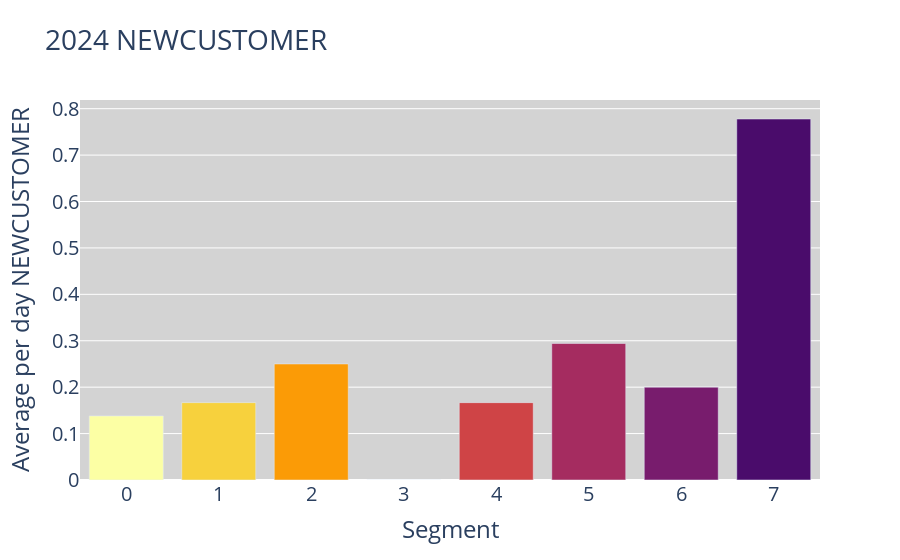
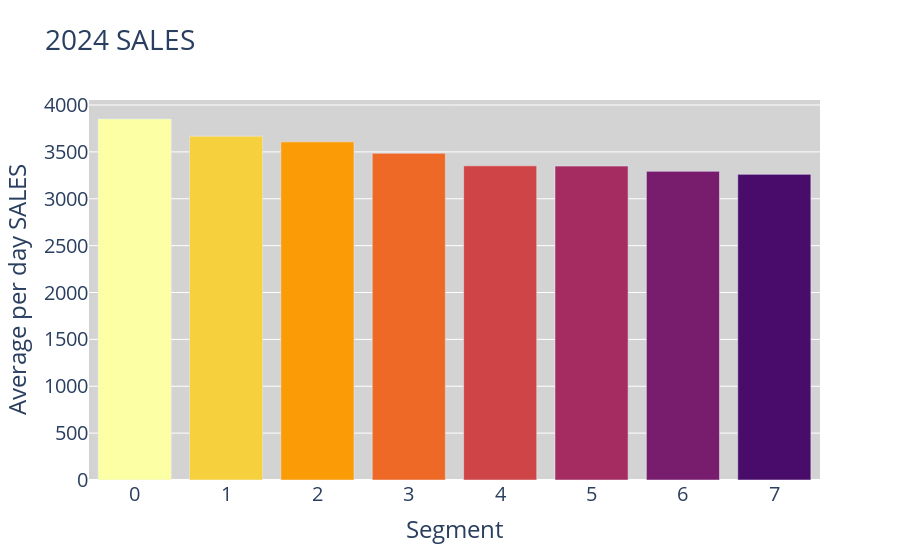
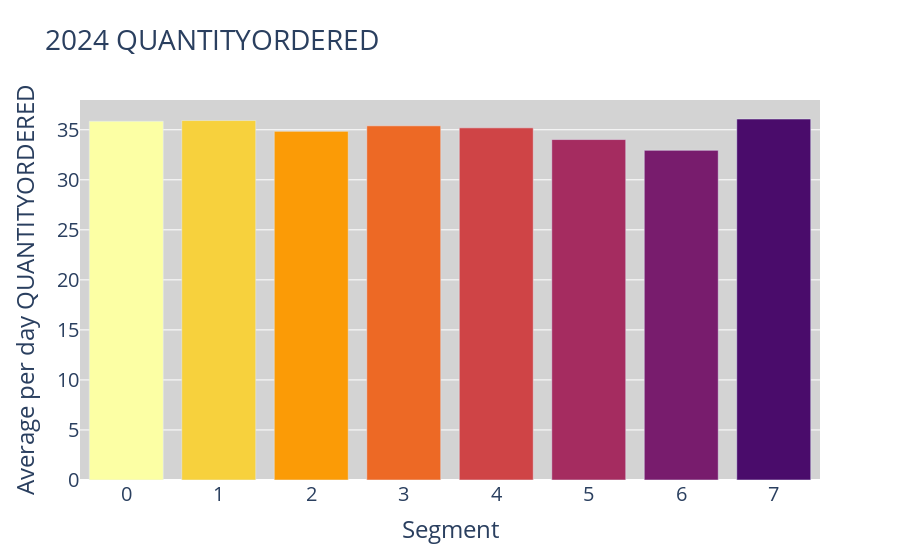
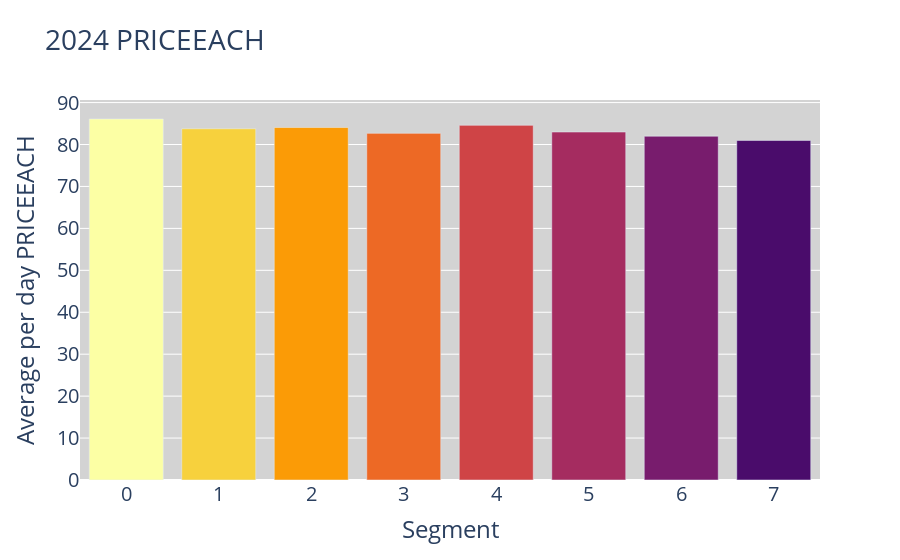

Write notebook code for charts like these, in order.
### Code cell
import plotly.express as px

# Exclude 'kmeans_labels' from the list of metrics
metrics = temp_df.columns[1:]

# Create separate bar plots for each metric with gradients of blues
for metric in metrics:
    fig = px.bar(temp_df, x='kmeans_labels', y=metric,
                 labels={'kmeans_labels': 'Segment', metric: f'Average per day {metric}'},
                 title=f'2024 {metric}')

    # Define a custom color scale ranging from dark to light blue
    num_segments = len(temp_df['kmeans_labels'].unique())
    colors = px.colors.sequential.Inferno[::-1]  # Reverse the default Blues color scale
   
    # Assign colors to segments based on their order
    segment_colors = {label: colors[i % len(colors)] for i, label in enumerate(temp_df['kmeans_labels'].unique())}
   
    fig.update_traces(marker=dict(
       color=[segment_colors[label] for label in temp_df['kmeans_labels']]
    ))
    # Update the y-axis title for the 'PlayerCount' column
    if metric == 'PlayerCount':
        fig.update_yaxes(title=f'Full-period {metric}', tickfont=dict(size=20))
    elif metric == 'CRM_sum':
        fig.update_yaxes(title=f'Full-period {metric}', tickfont=dict(size=20))
    elif metric == 'NetWin_sum':
        fig.update_yaxes(title=f'Full-period {metric}', tickfont=dict(size=20))
    elif metric == 'Frequency%WA':
        fig.update_yaxes(title=f'Weighted Average per day', tickfont=dict(size=20), tickformat='.0%')
    else:
        fig.update_yaxes(title=f'Average per day {metric}', tickfont=dict(size=20))
    # Set the background color of the entire plot
    fig.update_layout(plot_bgcolor='lightgray', font=dict(size=20))
     # Remove decimals from x-axis labels
    fig.update_xaxes(type='category', categoryorder='category ascending', tickfont=dict(size=20))
    fig.show()

### Figure 1 — Plotly figure (JSON) as saved in the notebook; plotly's stock layout.template omitted (floating-point values rounded to 4 significant figures)
{"data": [{"alignmentgroup": "True", "hovertemplate": "Segment=%{x}<br>Average per day NEWCUSTOMER=%{y}<extra></extra>", "legendgroup": "", "marker": {"color": ["#fcffa4", "#f7d13d", "#fb9b06", "#ed6925", "#cf4446", "#a52c60", "#781c6d", "#4a0c6b"], "pattern": {"shape": ""}}, "name": "", "offsetgroup": "", "orientation": "v", "showlegend": false, "textposition": "auto", "type": "bar", "x": [0, 1, 2, 3, 4, 5, 6, 7], "xaxis": "x", "y": [0.1379, 0.1667, 0.25, 0, 0.1667, 0.2941, 0.2, 0.7778], "yaxis": "y"}], "layout": {"barmode": "relative", "font": {"size": 20}, "legend": {"tracegroupgap": 0}, "plot_bgcolor": "lightgray", "title": {"text": "2024 NEWCUSTOMER"}, "xaxis": {"anchor": "y", "categoryorder": "category ascending", "domain": [0, 1], "tickfont": {"size": 20}, "title": {"text": "Segment"}, "type": "category"}, "yaxis": {"anchor": "x", "domain": [0, 1], "tickfont": {"size": 20}, "title": {"text": "Average per day NEWCUSTOMER"}}}}

### Figure 2 — Plotly figure (JSON) as saved in the notebook; plotly's stock layout.template omitted (floating-point values rounded to 4 significant figures)
{"data": [{"alignmentgroup": "True", "hovertemplate": "Segment=%{x}<br>Average per day SALES=%{y}<extra></extra>", "legendgroup": "", "marker": {"color": ["#fcffa4", "#f7d13d", "#fb9b06", "#ed6925", "#cf4446", "#a52c60", "#781c6d", "#4a0c6b"], "pattern": {"shape": ""}}, "name": "", "offsetgroup": "", "orientation": "v", "showlegend": false, "textposition": "auto", "type": "bar", "x": [0, 1, 2, 3, 4, 5, 6, 7], "xaxis": "x", "y": [3851.0, 3667.0, 3607.0, 3485.0, 3351.0, 3349.0, 3293.0, 3260.0], "yaxis": "y"}], "layout": {"barmode": "relative", "font": {"size": 20}, "legend": {"tracegroupgap": 0}, "plot_bgcolor": "lightgray", "title": {"text": "2024 SALES"}, "xaxis": {"anchor": "y", "categoryorder": "category ascending", "domain": [0, 1], "tickfont": {"size": 20}, "title": {"text": "Segment"}, "type": "category"}, "yaxis": {"anchor": "x", "domain": [0, 1], "tickfont": {"size": 20}, "title": {"text": "Average per day SALES"}}}}

### Figure 3 — Plotly figure (JSON) as saved in the notebook; plotly's stock layout.template omitted (floating-point values rounded to 4 significant figures)
{"data": [{"alignmentgroup": "True", "hovertemplate": "Segment=%{x}<br>Average per day QUANTITYORDERED=%{y}<extra></extra>", "legendgroup": "", "marker": {"color": ["#fcffa4", "#f7d13d", "#fb9b06", "#ed6925", "#cf4446", "#a52c60", "#781c6d", "#4a0c6b"], "pattern": {"shape": ""}}, "name": "", "offsetgroup": "", "orientation": "v", "showlegend": false, "textposition": "auto", "type": "bar", "x": [0, 1, 2, 3, 4, 5, 6, 7], "xaxis": "x", "y": [35.85, 35.92, 34.84, 35.39, 35.19, 34.02, 32.95, 36.07], "yaxis": "y"}], "layout": {"barmode": "relative", "font": {"size": 20}, "legend": {"tracegroupgap": 0}, "plot_bgcolor": "lightgray", "title": {"text": "2024 QUANTITYORDERED"}, "xaxis": {"anchor": "y", "categoryorder": "category ascending", "domain": [0, 1], "tickfont": {"size": 20}, "title": {"text": "Segment"}, "type": "category"}, "yaxis": {"anchor": "x", "domain": [0, 1], "tickfont": {"size": 20}, "title": {"text": "Average per day QUANTITYORDERED"}}}}

### Figure 4 — Plotly figure (JSON) as saved in the notebook; plotly's stock layout.template omitted (floating-point values rounded to 4 significant figures)
{"data": [{"alignmentgroup": "True", "hovertemplate": "Segment=%{x}<br>Average per day PRICEEACH=%{y}<extra></extra>", "legendgroup": "", "marker": {"color": ["#fcffa4", "#f7d13d", "#fb9b06", "#ed6925", "#cf4446", "#a52c60", "#781c6d", "#4a0c6b"], "pattern": {"shape": ""}}, "name": "", "offsetgroup": "", "orientation": "v", "showlegend": false, "textposition": "auto", "type": "bar", "x": [0, 1, 2, 3, 4, 5, 6, 7], "xaxis": "x", "y": [86.08, 83.76, 84.05, 82.66, 84.58, 82.98, 81.98, 80.97], "yaxis": "y"}], "layout": {"barmode": "relative", "font": {"size": 20}, "legend": {"tracegroupgap": 0}, "plot_bgcolor": "lightgray", "title": {"text": "2024 PRICEEACH"}, "xaxis": {"anchor": "y", "categoryorder": "category ascending", "domain": [0, 1], "tickfont": {"size": 20}, "title": {"text": "Segment"}, "type": "category"}, "yaxis": {"anchor": "x", "domain": [0, 1], "tickfont": {"size": 20}, "title": {"text": "Average per day PRICEEACH"}}}}
